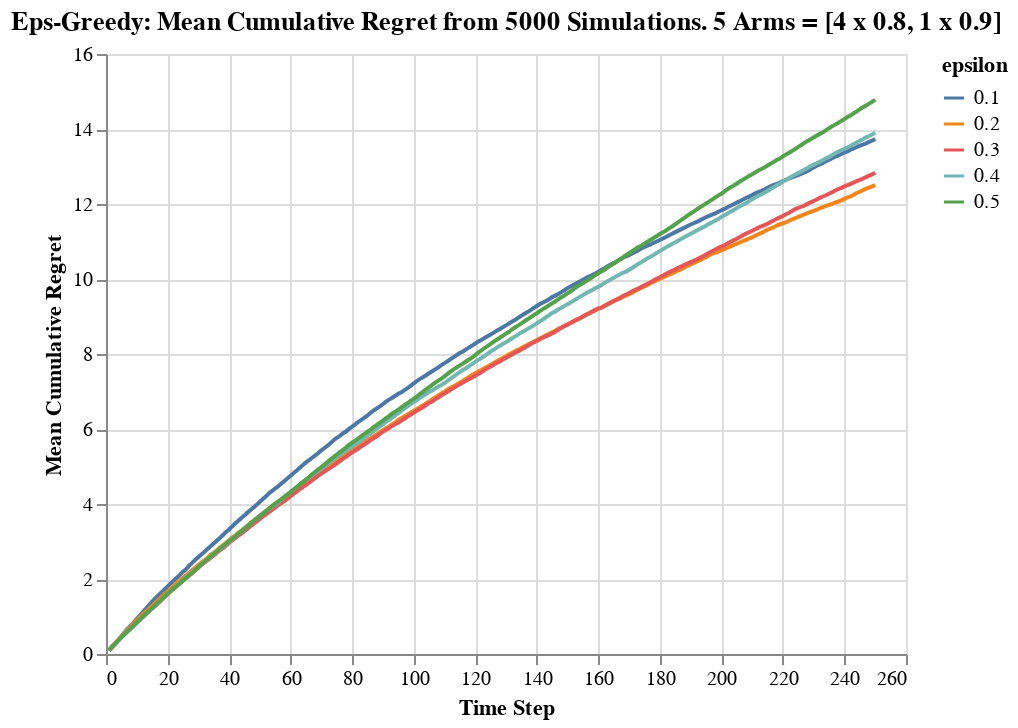

Notebook code cell kept with this figure:
### Code cell
alt.Chart(df_cumreward).mark_line().encode(
    alt.X("step:Q", title = "Time Step"),
    alt.Y("regret:Q", title = "Mean Cumulative Regret"),
    alt.Color("epsilon:N")
).properties(
    title = "Eps-Greedy: Mean Cumulative Regret from 5000 Simulations. 5 Arms = [4 x 0.8, 1 x 0.9]",
)

### Figure 1 — Vega-Lite specification as saved in the notebook (floating-point values rounded to 4 significant figures; data arrays with more than 128 entries replaced by an {"elided": "..."} marker saying what was removed)
{"$schema": "https://vega.github.io/schema/vega-lite/v3.4.0.json", "config": {"mark": {"tooltip": null}, "view": {"height": 300, "width": 400}}, "data": {"name": "data-54041d57cf425a8146eaaa9f5f65e0b3"}, "datasets": {"data-54041d57cf425a8146eaaa9f5f65e0b3": {"elided": "1250 records"}}, "encoding": {"color": {"field": "epsilon", "type": "nominal"}, "x": {"field": "step", "title": "Time Step", "type": "quantitative"}, "y": {"field": "regret", "title": "Mean Cumulative Regret", "type": "quantitative"}}, "mark": "line", "title": "Eps-Greedy: Mean Cumulative Regret from 5000 Simulations. 5 Arms = [4 x 0.8, 1 x 0.9]"}
